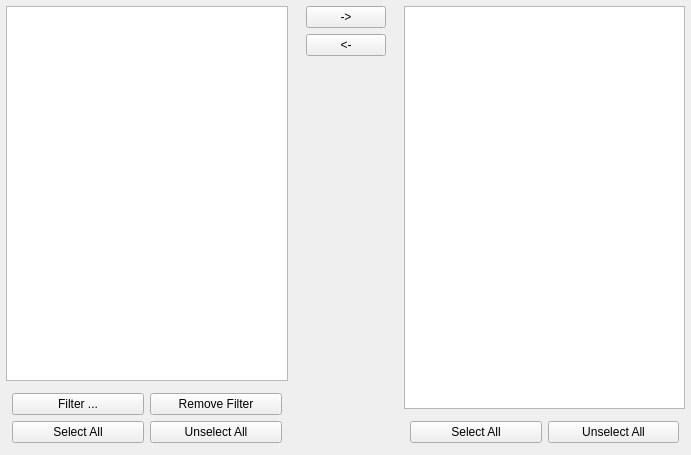
<?xml version="1.0" encoding="UTF-8"?>
<ui version="4.0">
 <class>ObjectSelectorWidget_q</class>
 <widget class="QWidget" name="ObjectSelectorWidget_q">
  <property name="geometry">
   <rect>
    <x>0</x>
    <y>0</y>
    <width>691</width>
    <height>455</height>
   </rect>
  </property>
  <property name="windowTitle">
   <string>Form</string>
  </property>
  <layout class="QGridLayout" name="gridLayout">
   <property name="margin" stdset="0">
    <number>0</number>
   </property>
   <item row="0" column="0">
    <layout class="QVBoxLayout" name="_6">
     <property name="margin" stdset="0">
      <number>6</number>
     </property>
     <item>
      <widget class="QListWidget" name="objectResultList">
       <property name="selectionMode">
        <enum>QAbstractItemView::SelectionMode::MultiSelection</enum>
       </property>
      </widget>
     </item>
     <item>
      <layout class="QGridLayout" name="_7">
       <property name="margin" stdset="0">
        <number>6</number>
       </property>
       <item row="0" column="1">
        <widget class="QPushButton" name="remObjFilterButton">
         <property name="text">
          <string>Remove Filter</string>
         </property>
        </widget>
       </item>
       <item row="1" column="0">
        <widget class="QPushButton" name="selAllResButton">
         <property name="text">
          <string>Select All</string>
         </property>
        </widget>
       </item>
       <item row="0" column="0">
        <widget class="QPushButton" name="objFilterButton">
         <property name="text">
          <string>Filter ...</string>
         </property>
        </widget>
       </item>
       <item row="1" column="1">
        <widget class="QPushButton" name="unselAllResButton">
         <property name="text">
          <string>Unselect All</string>
         </property>
        </widget>
       </item>
      </layout>
     </item>
    </layout>
   </item>
   <item row="0" column="1">
    <layout class="QVBoxLayout" name="_8">
     <property name="margin" stdset="0">
      <number>6</number>
     </property>
     <item>
      <widget class="QPushButton" name="addObjButton">
       <property name="text">
        <string>-&gt;</string>
       </property>
      </widget>
     </item>
     <item>
      <widget class="QPushButton" name="remObjButton">
       <property name="text">
        <string>&lt;-</string>
       </property>
      </widget>
     </item>
     <item>
      <spacer>
       <property name="orientation">
        <enum>Qt::Orientation::Vertical</enum>
       </property>
       <property name="sizeType">
        <enum>QSizePolicy::Policy::Expanding</enum>
       </property>
       <property name="sizeHint" stdset="0">
        <size>
         <width>20</width>
         <height>240</height>
        </size>
       </property>
      </spacer>
     </item>
    </layout>
   </item>
   <item row="0" column="2">
    <layout class="QVBoxLayout" name="_9">
     <property name="margin" stdset="0">
      <number>6</number>
     </property>
     <item>
      <widget class="QListWidget" name="objectList">
       <property name="selectionMode">
        <enum>QAbstractItemView::SelectionMode::MultiSelection</enum>
       </property>
      </widget>
     </item>
     <item>
      <layout class="QHBoxLayout" name="_10">
       <property name="margin" stdset="0">
        <number>6</number>
       </property>
       <item>
        <widget class="QPushButton" name="selAllObjButton">
         <property name="text">
          <string>Select All</string>
         </property>
        </widget>
       </item>
       <item>
        <widget class="QPushButton" name="unselAllObjButton">
         <property name="text">
          <string>Unselect All</string>
         </property>
        </widget>
       </item>
      </layout>
     </item>
    </layout>
   </item>
  </layout>
 </widget>
 <resources/>
 <connections>
  <connection>
   <sender>addObjButton</sender>
   <signal>clicked()</signal>
   <receiver>ObjectSelectorWidget_q</receiver>
   <slot>addObject()</slot>
   <hints>
    <hint type="sourcelabel">
     <x>345</x>
     <y>28</y>
    </hint>
    <hint type="destinationlabel">
     <x>344</x>
     <y>227</y>
    </hint>
   </hints>
  </connection>
  <connection>
   <sender>objFilterButton</sender>
   <signal>clicked()</signal>
   <receiver>ObjectSelectorWidget_q</receiver>
   <slot>addFilter()</slot>
   <hints>
    <hint type="sourcelabel">
     <x>84</x>
     <y>384</y>
    </hint>
    <hint type="destinationlabel">
     <x>344</x>
     <y>227</y>
    </hint>
   </hints>
  </connection>
  <connection>
   <sender>remObjButton</sender>
   <signal>clicked()</signal>
   <receiver>ObjectSelectorWidget_q</receiver>
   <slot>removeObject()</slot>
   <hints>
    <hint type="sourcelabel">
     <x>345</x>
     <y>64</y>
    </hint>
    <hint type="destinationlabel">
     <x>344</x>
     <y>227</y>
    </hint>
   </hints>
  </connection>
  <connection>
   <sender>remObjFilterButton</sender>
   <signal>clicked()</signal>
   <receiver>ObjectSelectorWidget_q</receiver>
   <slot>removeFilter()</slot>
   <hints>
    <hint type="sourcelabel">
     <x>220</x>
     <y>384</y>
    </hint>
    <hint type="destinationlabel">
     <x>344</x>
     <y>227</y>
    </hint>
   </hints>
  </connection>
  <connection>
   <sender>selAllObjButton</sender>
   <signal>clicked()</signal>
   <receiver>ObjectSelectorWidget_q</receiver>
   <slot>selectAllUsed()</slot>
   <hints>
    <hint type="sourcelabel">
     <x>469</x>
     <y>420</y>
    </hint>
    <hint type="destinationlabel">
     <x>344</x>
     <y>227</y>
    </hint>
   </hints>
  </connection>
  <connection>
   <sender>selAllResButton</sender>
   <signal>clicked()</signal>
   <receiver>ObjectSelectorWidget_q</receiver>
   <slot>selectAllResults()</slot>
   <hints>
    <hint type="sourcelabel">
     <x>84</x>
     <y>420</y>
    </hint>
    <hint type="destinationlabel">
     <x>344</x>
     <y>227</y>
    </hint>
   </hints>
  </connection>
  <connection>
   <sender>unselAllObjButton</sender>
   <signal>clicked()</signal>
   <receiver>ObjectSelectorWidget_q</receiver>
   <slot>unselectAllUsed()</slot>
   <hints>
    <hint type="sourcelabel">
     <x>605</x>
     <y>420</y>
    </hint>
    <hint type="destinationlabel">
     <x>344</x>
     <y>227</y>
    </hint>
   </hints>
  </connection>
  <connection>
   <sender>unselAllResButton</sender>
   <signal>clicked()</signal>
   <receiver>ObjectSelectorWidget_q</receiver>
   <slot>unselectAllResults()</slot>
   <hints>
    <hint type="sourcelabel">
     <x>220</x>
     <y>420</y>
    </hint>
    <hint type="destinationlabel">
     <x>344</x>
     <y>227</y>
    </hint>
   </hints>
  </connection>
 </connections>
 <slots>
  <slot>addFilter()</slot>
  <slot>removeFilter()</slot>
  <slot>selectAllResults()</slot>
  <slot>unselectAllResults()</slot>
  <slot>selectAllUsed()</slot>
  <slot>unselectAllUsed()</slot>
  <slot>addObject()</slot>
  <slot>removeObject()</slot>
 </slots>
</ui>
